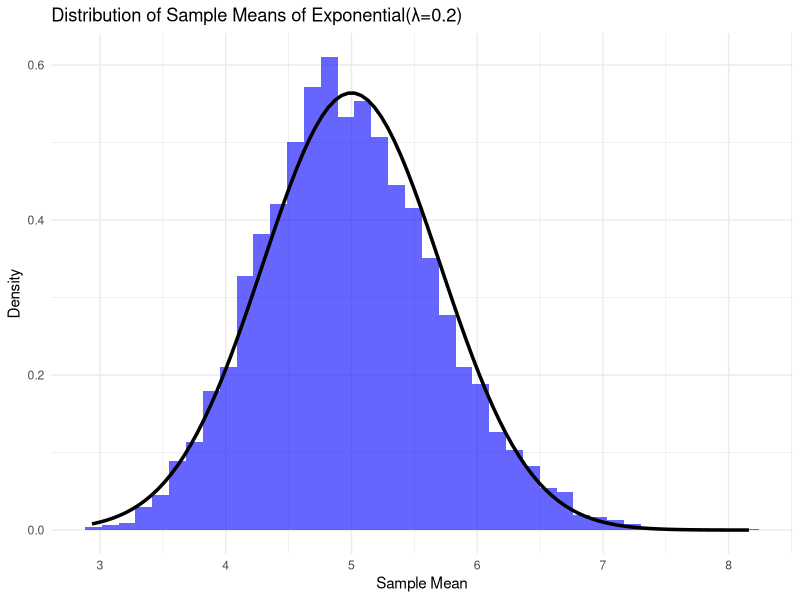
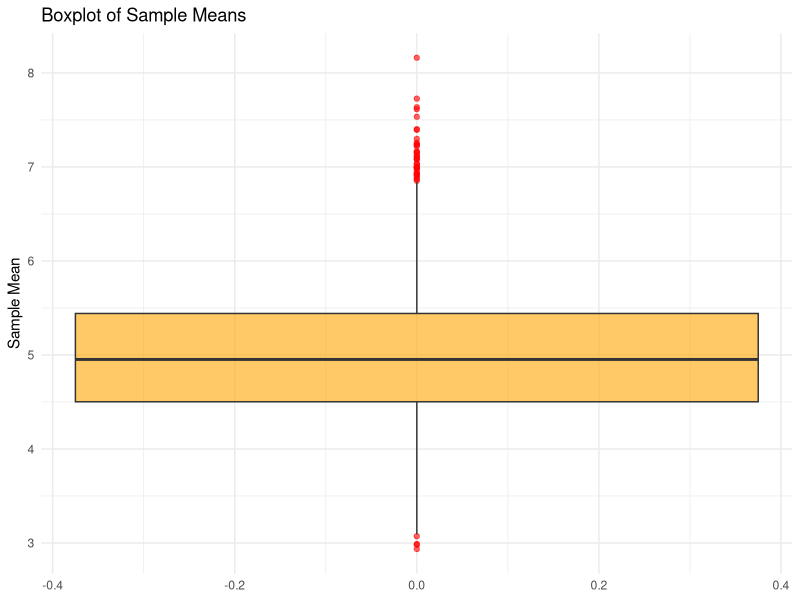

Recreate these plots in R, in order.
## ---- chunk 1
library(ggplot2)
## ---- chunk 2
lambda <- 0.2
mu <- 1 / lambda
sigma <- 1 / lambda
mu; sigma
## ---- chunk 3
set.seed(123)
n <- 50        # sample size
reps <- 5000   # number of replications

sample_means <- replicate(reps, mean(rexp(n, rate = lambda)))
length(sample_means)
## ---- chunk 4
df <- data.frame(sample_means = sample_means)

ggplot(df, aes(x = sample_means)) +
  geom_histogram(aes(y = ..density..), bins = 40, fill = "blue", alpha = 0.6) +
  stat_function(fun = dnorm,
                args = list(mean = mu, sd = sigma/sqrt(n)),
                color = "black", size = 1.2) +
  labs(title = "Distribution of Sample Means of Exponential(λ=0.2)",
       x = "Sample Mean",
       y = "Density") +
  theme_minimal()
## ---- chunk 5
ggplot(df, aes(y = sample_means)) +
  geom_boxplot(fill = "orange", alpha = 0.6, outlier.color = "red") +
  labs(title = "Boxplot of Sample Means",
       y = "Sample Mean") +
  theme_minimal()
